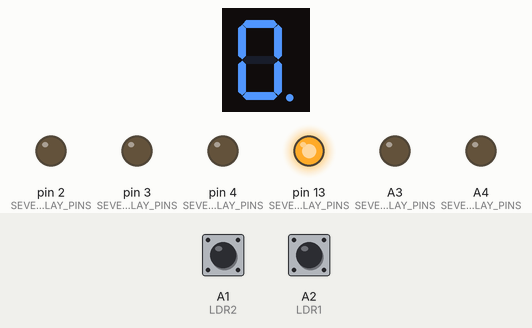
A sketch run on a simulated Arduino Uno, built with avr-gcc and run on an emulated ATmega328P. Shown: 1-digit seven-segment display, output pins drawn as LEDs (lit = HIGH). Wiring (inferred from the names in the program): 1-digit 7-segment display, segments lit when LOW: segments pin 12, pin 11, pin 10, pin 9, pin 8, pin 7, pin 6, pin 5. Dashed ring = blinking. The inputs (shaded band) are chosen by the test bench; at power-on: A1 (LDR2) HIGH, A2 (LDR1) HIGH. The segment pins are drawn as the display they are named for; pins used as bus, display or sensor lines are not drawn.

Above: at 1.8 s.
1.9 s: A1 (LDR2) pulled LOW for 3.2 s
At 3.4 s:
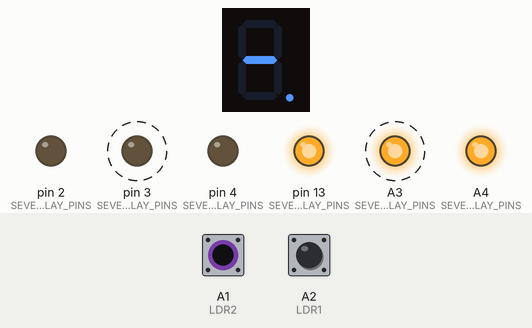
6.6 s: A2 (LDR1) pulled LOW for 3.2 s
At 8.2 s:
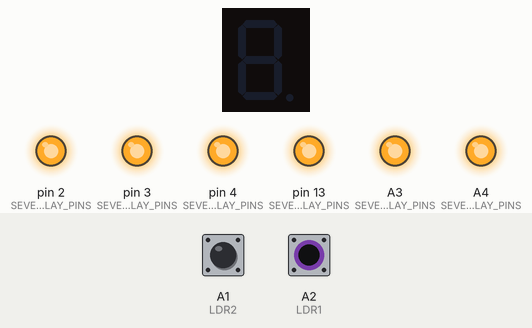
11.5 s: A2 (LDR1) pulled LOW for 3.2 s
At 14.4 s:
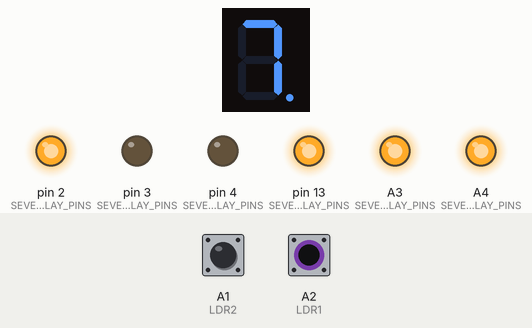
16.5 s: A2 (LDR1) driven LOW
At 18.4 s:
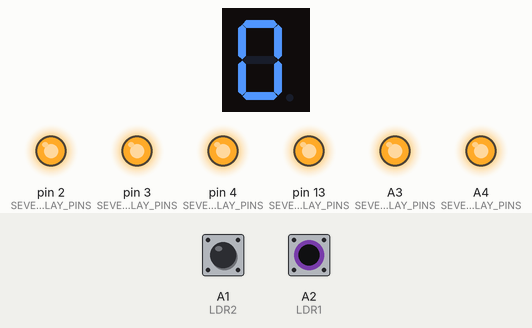
19.5 s: A2 (LDR1) driven HIGH
At 20.2 s:
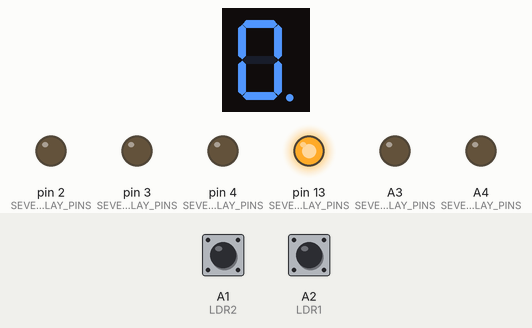
21.0 s: A2 (LDR1) driven LOW
At 24.4 s:
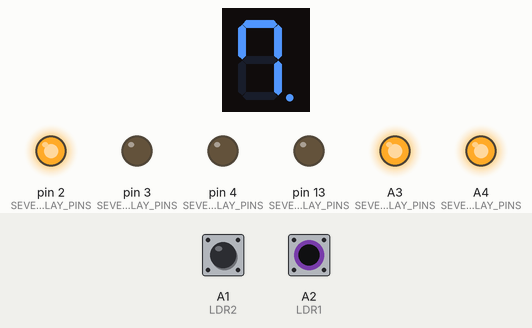
Timing chart, 0 to 32.0 s (numbered marks = the images above; inputs shaded):
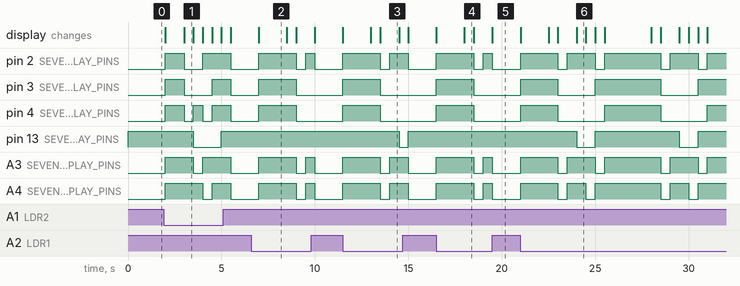

The sketch:

lab4-prob2-scrolling-text.ino
```cpp
const int NUM_OF_7SEGMENTS = 2;
const int NUM_OF_SEGMENT_PER_DISPLAY = 7;

// Pins {a, b, c ,d ,e ,f, g} of 7 segments
const byte SEVEN_SEGMENT_DISPLAY_PINS[NUM_OF_7SEGMENTS][NUM_OF_SEGMENT_PER_DISPLAY] = {
  {7, 8, 9, 10, 11, 12, 13},    // 7 segment display 1
  {A4, A3, 2, 3, 4, 5, 6},      // 7 segment display 2
                                // Add more 7 segment pins to display more characters
                                // ...
};

const byte LDR1 = A2;
const byte LDR2 = A1;


// Character mapping to 7 segments
const int HELLO_LENGTH = 5;
const int BYE_LENGTH = 3;
const byte ZERO_TO_7SEG[NUM_OF_SEGMENT_PER_DISPLAY] = {
  HIGH, HIGH, HIGH, HIGH, HIGH, HIGH, LOW  // 0
};
const byte HELLO_TO_7SEG[][NUM_OF_SEGMENT_PER_DISPLAY] = {
  {LOW, HIGH, HIGH, LOW, HIGH, HIGH, HIGH},   // H
  {HIGH, LOW, LOW, HIGH, HIGH, HIGH, HIGH},   // E
  {LOW, LOW, LOW, HIGH, HIGH, HIGH, LOW},     // L
  {LOW, LOW, LOW, HIGH, HIGH, HIGH, LOW},     // L
  {HIGH, HIGH, HIGH, HIGH, HIGH, HIGH, LOW}   // O
};
const byte BYE_TO_7SEG[][NUM_OF_SEGMENT_PER_DISPLAY] = {
  {LOW, LOW, HIGH, HIGH, HIGH, HIGH, HIGH},   // b
  {LOW, HIGH, HIGH, HIGH, LOW, HIGH, HIGH},   // y
  {HIGH, LOW, LOW, HIGH, HIGH, HIGH, HIGH},   // E
};

// Set to true if 7 segment displays used are common cathode
const bool IS_CATHODE = false;
// Feel free to adjust delay duration
const int DELAY_DURATION = 500;

int currCharIndex = 0;
int prevState = 0;
int currState = 0;

void setup() {
  Serial.begin(9600);
  // Assign mode for all pins
  for (int i = 0; i < NUM_OF_7SEGMENTS; i++) {
    for (int j = 0; j < NUM_OF_SEGMENT_PER_DISPLAY; j++) {
      pinMode(SEVEN_SEGMENT_DISPLAY_PINS[i][j], OUTPUT);
    }
  }
  pinMode(LDR1, INPUT_PULLUP);
  pinMode(LDR2, INPUT_PULLUP);

  // Start with no segments off
  int indicesToZero[] = {0, 1};
  clear7Seg(indicesToZero, NUM_OF_7SEGMENTS);
}

void loop() {
  // Read LDR states; LDR is considered on if exposed to enough light
  bool isLDR1On = !digitalRead(LDR1);
  bool isLDR2On = !digitalRead(LDR2);

  // Update 7 segment based on LDR states
  if (isLDR1On == isLDR2On) {
    currState = 0;
    checkStateChange();
    turnAll7SegToZeroes();
  }
  else if (isLDR1On) {
    currState = 1;
    checkStateChange();
    scrollTextIn7Seg(HELLO_TO_7SEG, HELLO_LENGTH, true);
  }
  else {
    currState = 2;
    checkStateChange();
    scrollTextIn7Seg(BYE_TO_7SEG, BYE_LENGTH, false);
  }

  delay(DELAY_DURATION);
}


void clear7Seg(int SevenSegIndices[], int size) {
  /* Turn off specific segment displays */
  for (int i = 0; i < size; i++) {
    for (int j = 0; j < NUM_OF_SEGMENT_PER_DISPLAY; j++) {
      digitalWrite(SEVEN_SEGMENT_DISPLAY_PINS[SevenSegIndices[i]][j], getPolarity(IS_CATHODE));
    }
  }
}

void turnAll7SegToZeroes() {
  /* Turn all 7 segments to '0' */
  for (int i = 0; i < NUM_OF_7SEGMENTS; i++) {
    for (int j = 0; j < NUM_OF_SEGMENT_PER_DISPLAY; j++) {
      digitalWrite(SEVEN_SEGMENT_DISPLAY_PINS[i][j], getPolarity(ZERO_TO_7SEG[j]));
    }
  }
}


void scrollTextIn7Seg(const byte wordPinMaps[][NUM_OF_SEGMENT_PER_DISPLAY], int wordLength, bool isLeftToRight) {
  /* Scroll each character in wordPinMaps var on direction of isLeftToRight var */

  // Add white spaces space at the start and end of the word to act as buffer
  int numOfWhiteSpacesOnSide = (wordLength / 2) + 1;
  int charactersSize = wordLength + (numOfWhiteSpacesOnSide * 2);

  // Adjust currCharIndex if it goes out of bounds
  if (currCharIndex < 0) {
      currCharIndex = charactersSize - 1;
  }
  if (currCharIndex >= charactersSize) {
      currCharIndex = 0;
  }

  // Update 7 segment accordingly
  for (int i = 0; i < NUM_OF_7SEGMENTS; i++) {
    // Update 7segment to off if character is a whitespace buffer
    int displayIndex = currCharIndex - numOfWhiteSpacesOnSide - 1 + i;
    if (currCharIndex + i <= numOfWhiteSpacesOnSide
    || currCharIndex + i > wordLength + numOfWhiteSpacesOnSide) {
      int indicesToOff[] = {i};
      clear7Seg(indicesToOff, 1);
    }

    // Update 7segment to the character
    else {
      for (int j = 0; j < NUM_OF_SEGMENT_PER_DISPLAY; j++) {
        bool isCurrSegmentOn = getPolarity(wordPinMaps[displayIndex][j]);
        digitalWrite(SEVEN_SEGMENT_DISPLAY_PINS[i][j], isCurrSegmentOn);
      }
    }
  }

  // Increment or decrement based on the direction of the text
  if (isLeftToRight) {
    currCharIndex--;
  }
  else {
    currCharIndex++;
  }
}


void checkStateChange() {
  /* Detect state changes then resets character/word index */
    if (prevState != currState) {
  prevState = currState;
  currCharIndex = 0;
  }
}

bool getPolarity(bool isHigh) {
  /* Invert polarity if using common anode 7 segment displays */
      if (!IS_CATHODE) {
        return !isHigh;
      }
      return isHigh;
} 
```

Measured:
- after the input at 1.9 s, pin 2 (SEVEN_SEGMENT_DISPLAY_PINS): LOW → HIGH after 0.10 s, → LOW 1.0 s later, → HIGH 1.0 s later, → LOW 1.5 s later; pin 3 (SEVEN_SEGMENT_DISPLAY_PINS): alternates HIGH for 1.0 s and LOW for 1.5 s, starting after 0.10 s
- after the input at 6.6 s, pin 2 (SEVEN_SEGMENT_DISPLAY_PINS): LOW → HIGH after 0.40 s, → LOW 2.0 s later, → HIGH 0.50 s later, → LOW 0.50 s later; pin 3 (SEVEN_SEGMENT_DISPLAY_PINS): LOW → HIGH after 0.40 s, → LOW 2.0 s later
- after the input at 11.5 s, pin 2 (SEVEN_SEGMENT_DISPLAY_PINS): LOW → HIGH at once, → LOW 2.0 s later, → HIGH 0.50 s later, → LOW 1.0 s later; pin 3 (SEVEN_SEGMENT_DISPLAY_PINS): LOW → HIGH at once, → LOW 2.0 s later
- after the input at 16.5 s, pin 2 (SEVEN_SEGMENT_DISPLAY_PINS): LOW → HIGH at once, → LOW 2.0 s later, → HIGH 0.50 s later; pin 3 (SEVEN_SEGMENT_DISPLAY_PINS): LOW → HIGH at once, → LOW 2.0 s later
- after the input at 19.5 s, pin 2 (SEVEN_SEGMENT_DISPLAY_PINS), A3 (SEVEN_SEGMENT_DISPLAY_PINS): HIGH → LOW after 0.00 s instead of 1.0 s; pin 3 (SEVEN_SEGMENT_DISPLAY_PINS): stays LOW (without the input it goes to HIGH after 1.0 s); pin 13 (SEVEN_SEGMENT_DISPLAY_PINS): stays HIGH (without the input it goes to LOW after 0.00 s)
- after the input at 21.0 s, pin 2 (SEVEN_SEGMENT_DISPLAY_PINS): LOW → HIGH at once, → LOW 2.0 s later, → HIGH 0.50 s later, → LOW 1.5 s later, … (9 changes in this stretch); pin 3 (SEVEN_SEGMENT_DISPLAY_PINS): goes HIGH 2.0 s, LOW 2.0 s, HIGH 3.5 s, LOW 2.0 s, then HIGH, starting at once
- what the display in image 1 shows lasts 0.5 s, from 3.0 s to 3.5 s
